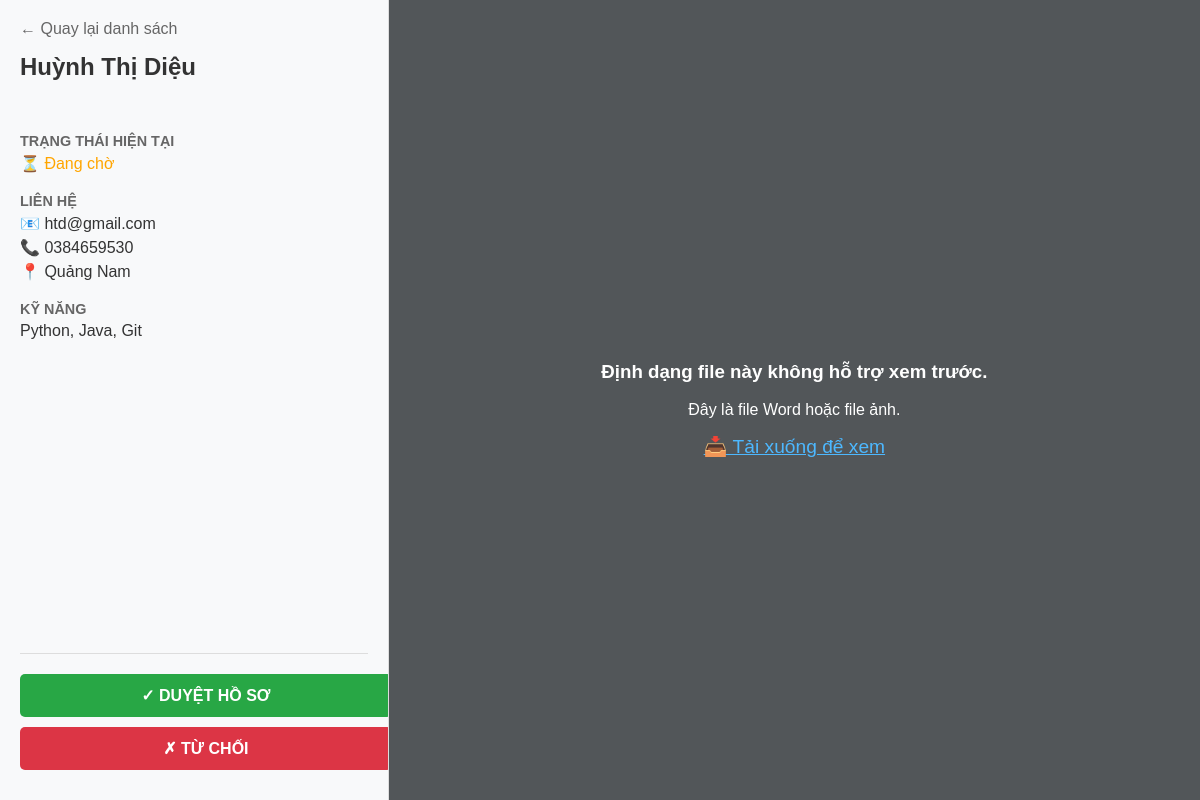
Page /application/2/view-cv/ (signed in) on the committed database.
### base/models.py (models this page shows, shortened)
class CandidateProfile(models.Model):
    user = models.OneToOneField(User, on_delete=models.CASCADE, related_name='candidate_profile')
    full_name = models.CharField(max_length=255)
    avatar = models.ImageField(upload_to='avatars/', blank=True, null=True)
    phone_number = models.CharField(max_length=20)
    address = models.CharField(max_length=255, verbose_name="Địa chỉ")
    GENDER_CHOICES = (('Male', 'Nam'), ('Female', 'Nữ'), ('Other', 'Khác'))
    gender = models.CharField(max_length=10, choices=GENDER_CHOICES, default='Male')
    LEVEL_CHOICES = ((1, 'Trung cấp'), (2, 'Cao đẳng'), (3, 'Đại học'), (4, 'Sau đại học'))
    level = models.IntegerField(choices=LEVEL_CHOICES, default=3, verbose_name="Trình độ học vấn")
    skills = models.TextField(verbose_name="Kỹ năng")
    cv_file = models.FileField(upload_to='cvs/')
    cv_extracted_text = models.TextField(blank=True, null=True)

class Application(models.Model):
    STATUS_CHOICES = (('pending', 'Đang chờ'), ('accepted', 'Mời phỏng vấn'), ('rejected', 'Từ chối'))
    job = models.ForeignKey(JobPost, on_delete=models.CASCADE, related_name='applications')
    candidate = models.ForeignKey(User, on_delete=models.CASCADE, related_name='my_applications')
    applied_at = models.DateTimeField(auto_now_add=True)
    cv_snapshot = models.FileField(upload_to='application_cvs/')
    status = models.CharField(max_length=10, choices=STATUS_CHOICES, default='pending')
    class Meta:
        unique_together = ('job', 'candidate')

class User(AbstractUser):
    username = None
    email = models.EmailField(unique=True, verbose_name="Địa chỉ Email")
    ROLE_CHOICES = (
        ('candidate', 'Ứng viên'),
        ('recruiter', 'Nhà tuyên dụng'),
    )
    role = models.CharField(max_length=10, choices=ROLE_CHOICES, default='candidate')
    USERNAME_FIELD = 'email'
    REQUIRED_FIELDS = []
    objects = CustomerUserManager()

### base/views/recruiter_view.py (the view)
# urls.py: path('application/<int:application_id>/view-cv/', recruiter_view.view_application_cv, name='view_application_cv'),
@login_required(login_url='login')
def view_application_cv(request, application_id):
    application = get_object_or_404(Application, id=application_id)
    if request.user != application.job.recruiter:
        return HttpResponseForbidden("Bạn không có quyền xem CV này.")
    cv_url = None
    is_pdf = False
    try:
        profile = application.candidate.candidate_profile
        if profile.cv_file:
            cv_url = profile.cv_file.url
            filename = profile.cv_file.name
            if filename.lower().endswith('.pdf'):
                is_pdf = True
    except:
        profile = None
    context = {
        'application': application,
        'cv_url': cv_url,
        'is_pdf': is_pdf,
        'profile': profile
    }
    return render(request, 'recruiter/view_cv.html', context)

### base/templates/recruiter/view_cv.html (shortened to what this page needs)
<!DOCTYPE html>
<html lang="vi">
<head>
</head>
<body>
    <div class="sidebar">
        <a href="{% url 'job_applicants' application.job.id %}" style="text-decoration: none; color: #666; margin-bottom: 15px;">← Quay lại danh sách</a>
        <h2>{{ profile.full_name }}</h2>
        <div class="info-group">
            <div class="label">TRẠNG THÁI HIỆN TẠI</div>
            <div class="value">
                {% if application.status == 'Pending' %} <span style="color:orange">⏳ Đang chờ</span>
                {% elif application.status == 'Accepted' %} <span style="color:green">✅ Đã nhận</span>
                {% else %} <span style="color:red">❌ Đã loại</span>
                {% endif %}
            </div>
        </div>
        <div class="info-group">
            <div class="label">LIÊN HỆ</div>
            <div class="value">📧 {{ application.candidate.email }}</div>
            <div class="value">📞 {{ profile.phone_number }}</div>
            <div class="value">📍 {{ profile.address }}</div>
        </div>
        <div class="info-group">
            <div class="label">KỸ NĂNG</div>
            <div class="value">{{ profile.skills }}</div>
        </div>
        <div class="actions">
            {% if application.status == 'Pending' %}
                <a href="{% url 'update_application_status' application.id 'Accepted' %}" class="btn btn-accept">✓ DUYỆT HỒ SƠ</a>
                <a href="{% url 'update_application_status' application.id 'Rejected' %}" class="btn btn-reject" onclick="return confirm('Chắc chắn loại?')">✗ TỪ CHỐI</a>
            {% else %}
                <div style="text-align: center; font-style: italic; color: #888;">Hồ sơ này đã được xử lý.</div>
            {% endif %}
        </div>
    </div>
    <div class="viewer">
        {% if cv_url %}
            {% if is_pdf %}
                <iframe src="{{ cv_url }}" type="application/pdf"></iframe>
            {% else %}
                <div class="no-preview">
                    <h3>Định dạng file này không hỗ trợ xem trước.</h3>
                    <p>Đây là file Word hoặc file ảnh.</p>
                    <a href="{{ cv_url }}" class="download-link" download>📥 Tải xuống để xem</a>
                </div>
            {% endif %}
        {% else %}
            <div class="no-preview">
                <h3>Ứng viên chưa tải lên CV.</h3>
            </div>
        {% endif %}
    </div>
</body>
</html>

### base/templates/recruiter/view_cv.html (style rules this page uses)
body { margin: 0; font-family: sans-serif; display: flex; height: 100vh; overflow: hidden; }
.sidebar { width: 30%; background: #f8f9fa; padding: 20px; border-right: 1px solid #ddd; display: flex; flex-direction: column; overflow-y: auto; }
.sidebar h2 { margin-top: 0; color: #333; }
.info-group { margin-bottom: 20px; }
.label { font-weight: bold; color: #666; font-size: 0.9em; }
.value { margin-top: 5px; color: #333; }
.actions { margin-top: auto; padding-top: 20px; border-top: 1px solid #ddd; }
.btn { display: block; width: 100%; padding: 12px; margin-bottom: 10px; text-align: center; color: white; text-decoration: none; border-radius: 5px; font-weight: bold; cursor: pointer; border: none; }
.btn-accept { background-color: #28a745; }
.btn-reject { background-color: #dc3545; }
.viewer { width: 70%; background: #525659; display: flex; align-items: center; justify-content: center; }
.no-preview { color: white; text-align: center; }
.download-link { color: #4db8ff; font-size: 1.2em; }

### rows in the picture
CandidateProfile: full_name "Huỳnh Thị Diệu", phone_number "0384659530", address "Quảng Nam", skills "Python, Java, Git"
Application: candidate.email "htd@gmail.com"
